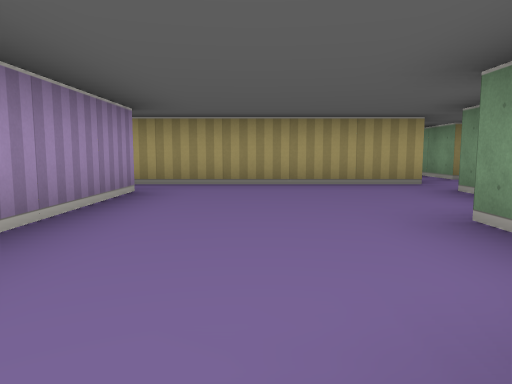
view 1 (above)

21 first-person views from a walk through a cub3D level. The camera is about half as high as the walls, tilts 6° down and sees 70° across. The floor is counted in squares. Each view is taken from the middle of a square. On the plan, view 1 faces up. The plan holds only what a view shows up to about 9 squares ahead; the rest is blank.

view 2
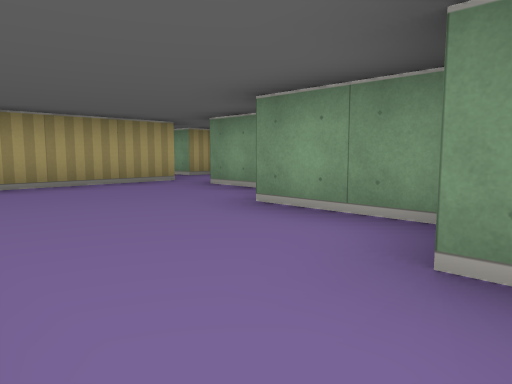

view 3
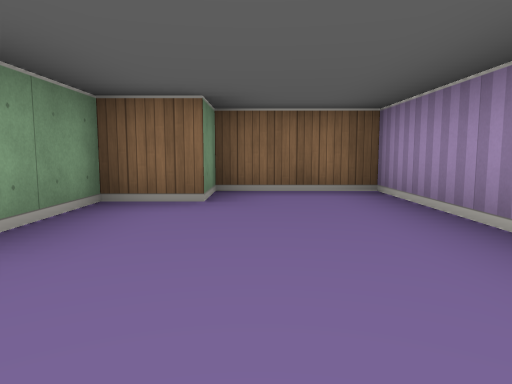

view 4
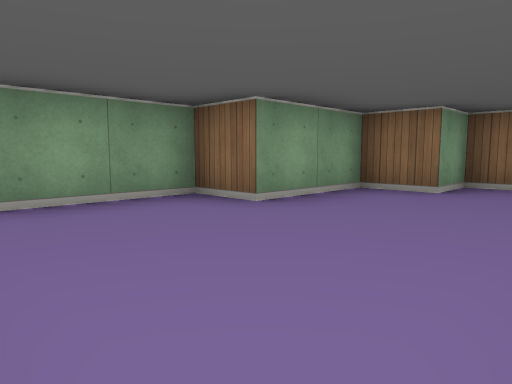

view 5
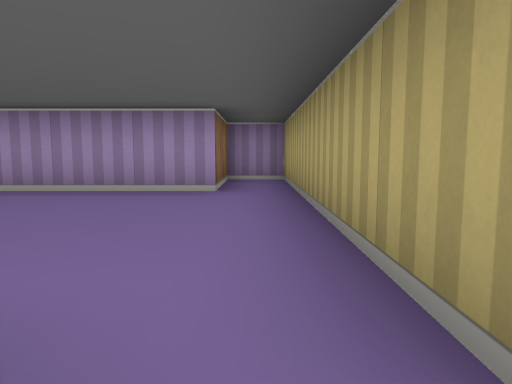

view 6
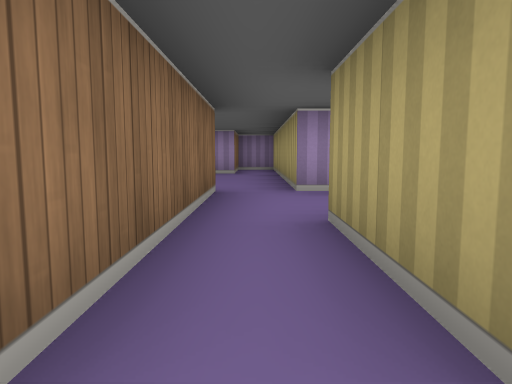

view 7
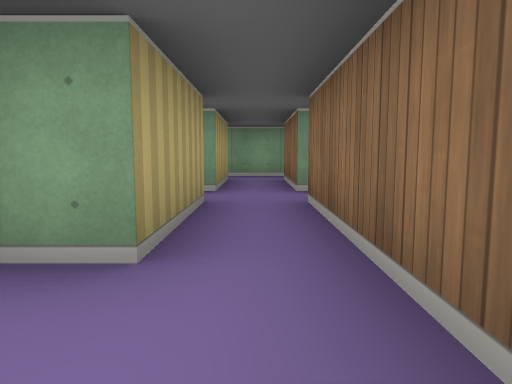

view 8
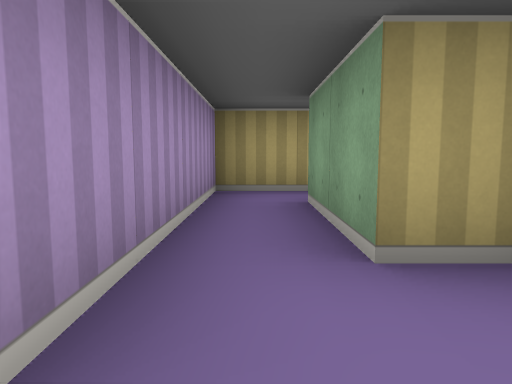

view 9
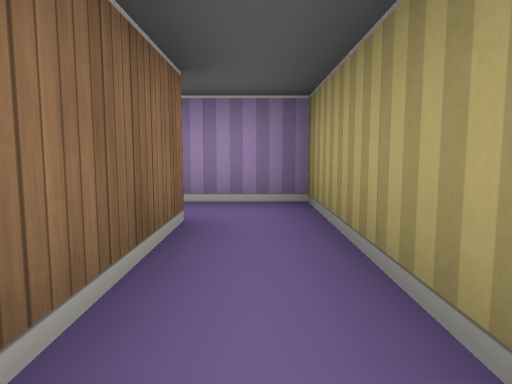

view 10
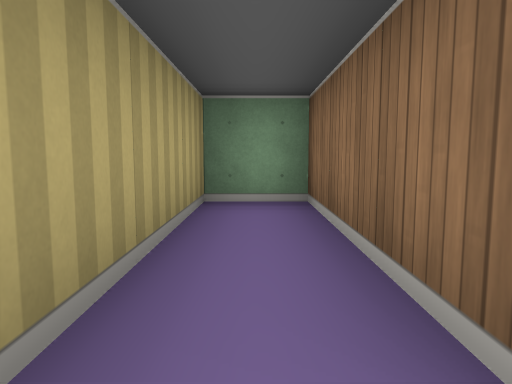

view 11
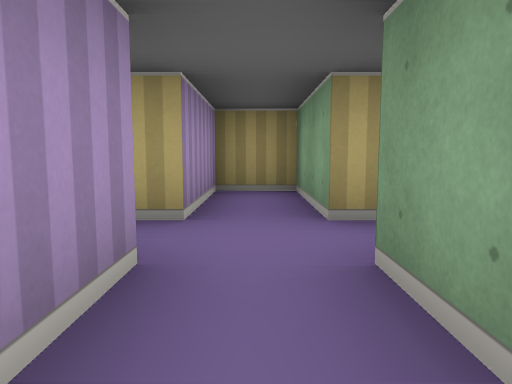

view 12
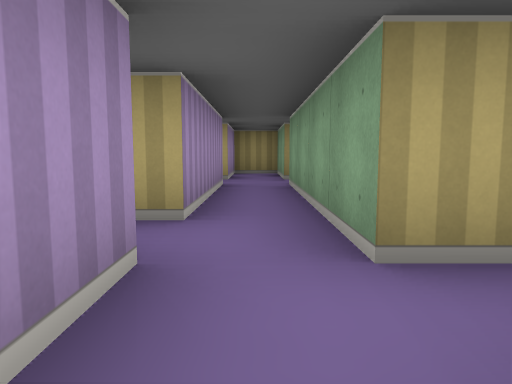

view 13
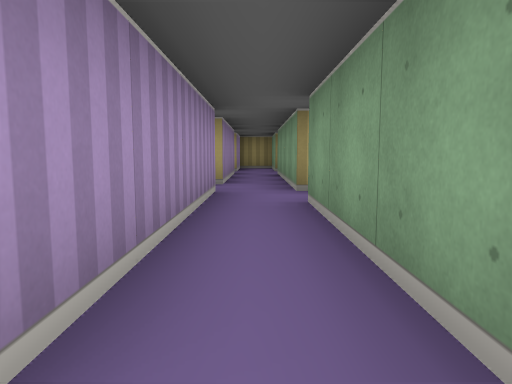

view 14
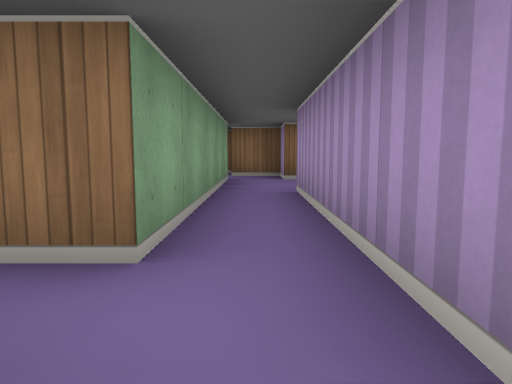

view 15
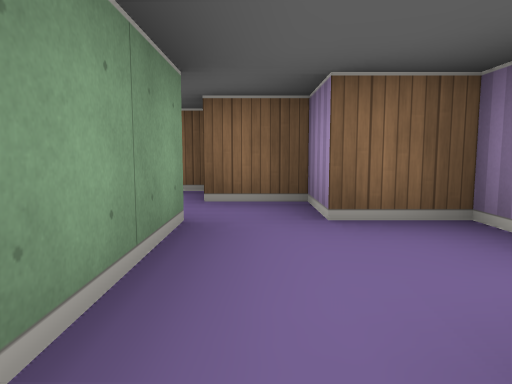

view 16
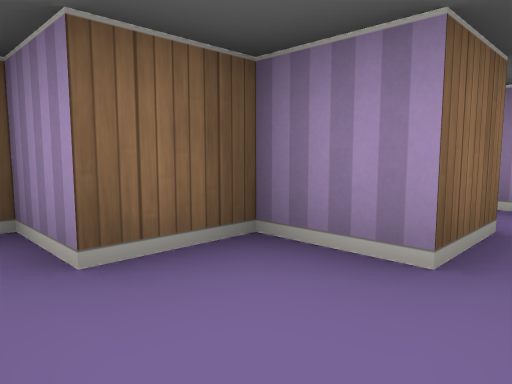

view 17
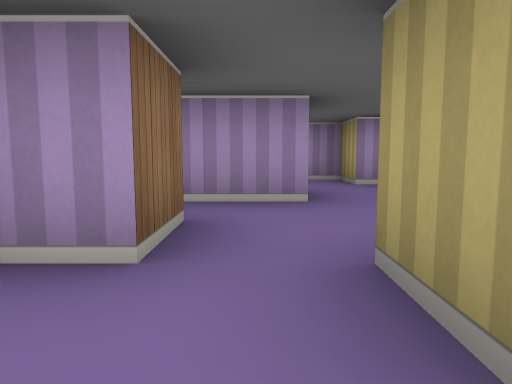

view 18
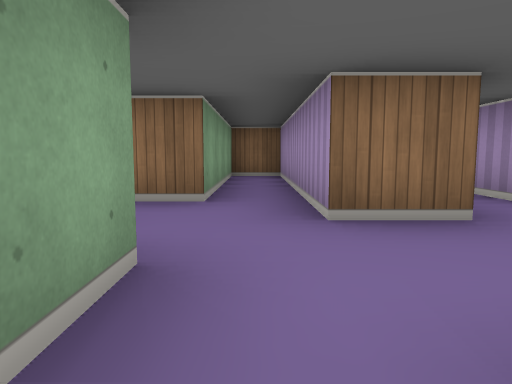

view 19
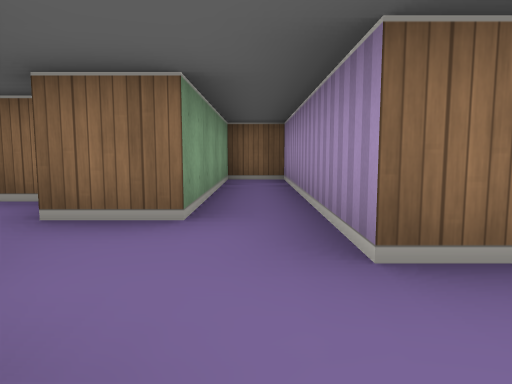

view 20
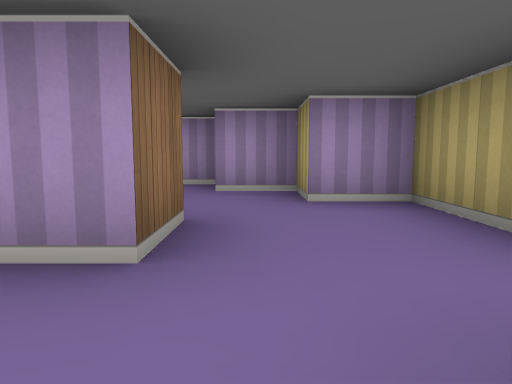

view 21
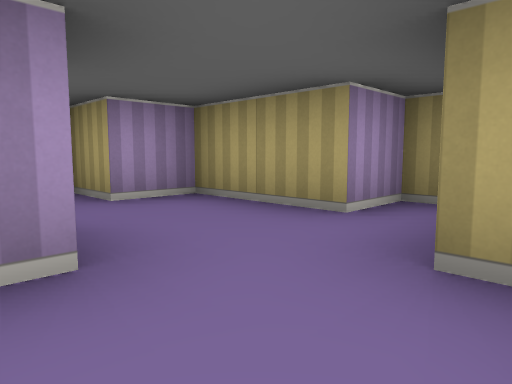

### Floor plan
Ten units are one square. View 1 is at (0, 0); x grows to the right and y downward. Boxes are objects, and circles mark ways between rooms. Rooms are numbered by the first view taken in them; rooms with no view inside come last. Other rooms are left out.
<svg viewBox="-40 -100 140 190">
<path fill="none" stroke="#000" d="M25 -55 -35 -55 -35 -45 -15 -45 -15 5 5 5 5 -5 15 -5 15 -25 25 -25 25 -45 35 -45M35 -45 65 -45M41 -65 35 -65 35 -85M75 -45 95 -45M25 -85 25 -55M95 -55 75 -55 75 -75 65 -75 65 -55 45 -55 45 -61M35 -85 65 -85 65 -95 25 -95 25 -85M75 -5 75 -45M65 -45 65 -15 61 -15M55 45 55 55 65 55 65 65 75 65M75 55 75 5 81 5M65 -5 65 35M81 -5 75 -5M35 35 35 85 45 85 45 45 55 45M45 25 45 16M65 35 55 35M35 4 35 15M24 35 35 35M35 15 15 15 15 25 5 25 5 35M-5 35 -5 41"/>
<circle cx="30" cy="-50" r="3" fill="#2a7"/>
<circle cx="30" cy="-80" r="3" fill="#2a7"/>
<circle cx="70" cy="-50" r="3" fill="#2a7"/>
<circle cx="70" cy="0" r="3" fill="#2a7"/>
<circle cx="55" cy="40" r="3" fill="#2a7"/>
<circle cx="30" cy="25" r="3" fill="#2a7"/>
<text x="0" y="-30">1</text>
<text x="50" y="-50">2</text>
<text x="40" y="-90">3</text>
<text x="70" y="-20">4</text>
<text x="70" y="30">5</text>
<text x="40" y="40">6</text>
<text x="20" y="30">7</text>
</svg>
Room 1 opens to room 2. Room 2 opens to room 3. Room 2 opens to room 4. Room 4 opens to room 5. Room 5 opens to room 6. Room 6 opens to room 7.

Where each view was taken, in squares from view 1:
view 1: 0 up, 0 right, facing up
view 2: 0 up, 1 left, facing up-right
view 3: 4 up, 0 right, facing down
view 4: 5 up, 1 left, facing down-right
view 5: 5 up, 3 right, facing left
view 6: 5 up, 7 right, facing left
view 7: 5 up, 3 right, facing right
view 8: 5 up, 3 right, facing up
view 9: 9 up, 6 right, facing left
view 10: 9 up, 3 right, facing right
view 11: 3 up, 7 right, facing up
view 12: 1 down, 7 right, facing up
view 13: 4 down, 7 right, facing up
view 14: 1 up, 7 right, facing down
view 15: 3 down, 7 right, facing down
view 16: 4 down, 7 right, facing down-left
view 17: 4 down, 7 right, facing left
view 18: 1 down, 4 right, facing down
view 19: 2 down, 4 right, facing down
view 20: 3 down, 5 right, facing left
view 21: 4 down, 5 right, facing up-left
